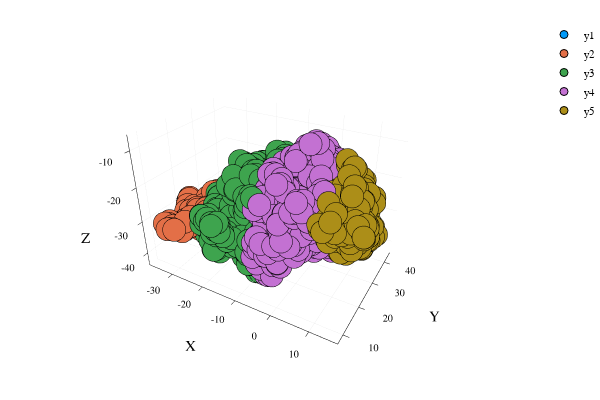

The code cell stored with this chart in its notebook:
### Code cell
i = 1
ploteo = scatter(nodo[i].xyz[:, 1], nodo[i].xyz[:, 2], nodo[i].xyz[:, 3],
xlim = (x_min, x_max), ylim = (y_min, y_max), zlim = (z_min, z_max),
xlabel = "X", ylabel = "Y", zlabel = "Z")

for i = 1:ncells
    ploteo = scatter!(nodo[i].xyz[:, 1], nodo[i].xyz[:, 2], nodo[i].xyz[:, 3],
        xlim = (x_min, x_max), ylim = (y_min, y_max), zlim = (z_min, z_max),
        xlabel = "X", ylabel = "Y", zlabel = "Z")
end
ploteo

### Figure 1 — Plotly figure (JSON) as saved in the notebook; plotly's stock layout.template omitted (floating-point values rounded to 4 significant figures; data arrays with more than 128 entries replaced by an {"elided": "..."} marker saying what was removed)
{"data": [{"colorbar": {"title": ""}, "hoverinfo": "text", "legendgroup": "y1", "marker": {"color": "rgba(0, 154, 250, 1.000)", "line": {"color": "rgba(0, 0, 0, 1)", "width": 1}, "size": 8, "symbol": "circle"}, "mode": "markers", "name": "y1", "showlegend": true, "text": [null, null, null, null, null, null, null, null, null, null, null, null, null, null, null, null, null, null, null, null, null, null, null, null, null, null, null, null, null, null, null, null, null, null, null, null, null, null, null, null, null, null, null, null, null, null, null, null, null, null, null, null, null, null, null, null, null, null, null, null, null, null, null, null, null, null, null, null, null, null, null, null, null, null, null, null, null, null, null, null, null, null, null, null, null, null, null, null, null, null, null, null, null, null, null, null, null, null, null, null, null, null, null, null, null, null, null, null, null, null, null, null, null, null, null, null, null, null], "type": "scatter3d", "x": [-37.34, -36.84, -36.73, -36.3, -36.0, -35.95, -35.34, -35.2, -35.19, -34.52, -34.33, -34.26, -32.8, -32.6, -32.6, -32.28, -32.07, -31.95, -31.88, -31.74, -31.27, -30.45, -30.32, -30.05, -30.04, -29.99, -29.95, -29.93, -29.85, -29.69, -29.69, -29.52, -29.49, -29.46, -29.38, -29.38, -29.23, -29.06, -29.01, -28.9, -28.54, -28.47, -28.45, -28.38, -28.34, -28.17, -28.14, -28.11, -28.08, -28.01, -28.0, -27.98, -27.96, -27.82, -27.8, -27.54, -27.5, -27.48, -27.44, -27.4, -27.38, -27.35, -27.31, -27.29, -27.25, -27.24, -27.17, -27.09, -26.83, -26.71, -26.69, -26.68, -26.5, -26.44, -26.3, -26.3, -26.24, -26.01, -25.93, -25.81, -25.8, -25.77, -25.6, -25.5, -25.49, -25.45, -25.38, -25.36, -25.26, -25.13, -25.0, -24.91, -24.57, -24.51, -24.47, -24.46, -24.42, -24.31, -24.22, -24.12, -24.07, -24.06, -24.04, -24.04, -23.92, -23.8, -23.73, -23.62, -23.6, -23.55, -23.55, -23.41, -23.4, -23.38, -23.37, -23.3, -23.07, -23.04], "xaxis": "x", "y": [23.79, 22.71, 23.09, 23.65, 22.38, 22.72, 22.36, 21.44, 21.32, 20.57, 19.54, 20.59, 20.91, 20.7, 21.95, 19.07, 20.59, 20.09, 8.681, 10.28, 9.407, 20.08, 19.64, 11.36, 19.39, 9.365, 7.438, 21.89, 21.43, 25.0, 19.28, 23.36, 21.87, 10.54, 22.19, 8.263, 15.56, 24.1, 24.29, 13.11, 18.63, 17.65, 23.33, 8.116, 24.81, 25.58, 11.43, 26.03, 10.81, 18.57, 15.43, 23.85, 23.98, 13.05, 17.86, 13.77, 26.0, 13.43, 9.939, 11.15, 23.1, 11.62, 24.7, 16.49, 23.07, 14.09, 19.72, 25.5, 21.91, 18.77, 26.16, 24.12, 26.04, 27.21, 16.34, 11.62, 18.47, 21.83, 23.27, 21.61, 19.53, 14.14, 24.06, 19.11, 14.71, 25.27, 25.43, 13.87, 21.61, 18.65, 14.58, 18.21, 20.29, 23.42, 16.0, 25.84, 20.71, 22.71, 23.61, 23.21, 23.72, 20.0, 20.15, 18.64, 20.49, 17.89, 20.09, 16.13, 22.98, 15.04, 18.42, 15.33, 22.31, 22.96, 15.16, 12.7, 21.17, 27.04], "yaxis": "y", "z": [-32.38, -33.7, -32.77, -30.47, -32.0, -30.69, -29.98, -32.49, -33.49, -30.77, -32.11, -31.83, -32.24, -33.29, -31.99, -31.1, -30.35, -31.31, -29.32, -29.48, -29.68, -31.61, -32.59, -30.23, -29.68, -29.9, -29.71, -32.92, -31.79, -29.05, -30.62, -28.29, -29.81, -30.26, -30.76, -29.82, -30.64, -31.39, -28.58, -29.68, -30.82, -28.9, -30.91, -29.77, -27.3, -32.46, -31.68, -27.12, -30.79, -31.9, -30.45, -29.58, -26.43, -29.55, -29.73, -31.57, -34.57, -28.59, -30.94, -28.73, -29.05, -29.71, -29.71, -30.05, -31.86, -30.57, -28.91, -32.52, -31.93, -29.2, -33.86, -32.55, -31.77, -33.76, -29.89, -30.02, -28.27, -29.95, -34.22, -28.26, -31.02, -30.43, -33.53, -30.06, -32.51, -35.28, -34.2, -29.55, -29.2, -34.12, -31.4, -30.27, -29.49, -28.42, -28.73, -33.8, -34.17, -29.1, -32.92, -29.96, -31.68, -28.58, -32.53, -34.04, -30.34, -33.28, -33.58, -31.23, -34.7, -31.18, -34.99, -28.72, -28.9, -33.72, -26.54, -26.45, -24.62, -22.35]}, {"colorbar": {"title": ""}, "hoverinfo": "text", "legendgroup": "y2", "marker": {"color": "rgba(227, 111, 71, 1.000)", "line": {"color": "rgba(0, 0, 0, 1)", "width": 1}, "size": 8, "symbol": "circle"}, "mode": "markers", "name": "y2", "showlegend": true, "text": [null, null, null, null, null, null, null, null, null, null, null, null, null, null, null, null, null, null, null, null, null, null, null, null, null, null, null, null, null, null, null, null, null, null, null, null, null, null, null, null, null, null, null, null, null, null, null, null, null, null, null, null, null, null, null, null, null, null, null, null, null, null, null, null, null, null, null, null, null, null, null, null, null, null, null, null, null, null, null, null, null, null, null, null, null, null, null, null, null, null, null, null, null, null, null, null, null, null, null, null, null, null, null, null, null, null, null, null, null, null, null, null, null, null, null, null, null, null], "type": "scatter3d", "x": [-37.34, -36.84, -36.73, -36.3, -36.0, -35.95, -35.34, -35.2, -35.19, -34.52, -34.33, -34.26, -32.8, -32.6, -32.6, -32.28, -32.07, -31.95, -31.88, -31.74, -31.27, -30.45, -30.32, -30.05, -30.04, -29.99, -29.95, -29.93, -29.85, -29.69, -29.69, -29.52, -29.49, -29.46, -29.38, -29.38, -29.23, -29.06, -29.01, -28.9, -28.54, -28.47, -28.45, -28.38, -28.34, -28.17, -28.14, -28.11, -28.08, -28.01, -28.0, -27.98, -27.96, -27.82, -27.8, -27.54, -27.5, -27.48, -27.44, -27.4, -27.38, -27.35, -27.31, -27.29, -27.25, -27.24, -27.17, -27.09, -26.83, -26.71, -26.69, -26.68, -26.5, -26.44, -26.3, -26.3, -26.24, -26.01, -25.93, -25.81, -25.8, -25.77, -25.6, -25.5, -25.49, -25.45, -25.38, -25.36, -25.26, -25.13, -25.0, -24.91, -24.57, -24.51, -24.47, -24.46, -24.42, -24.31, -24.22, -24.12, -24.07, -24.06, -24.04, -24.04, -23.92, -23.8, -23.73, -23.62, -23.6, -23.55, -23.55, -23.41, -23.4, -23.38, -23.37, -23.3, -23.07, -23.04], "xaxis": "x", "y": [23.79, 22.71, 23.09, 23.65, 22.38, 22.72, 22.36, 21.44, 21.32, 20.57, 19.54, 20.59, 20.91, 20.7, 21.95, 19.07, 20.59, 20.09, 8.681, 10.28, 9.407, 20.08, 19.64, 11.36, 19.39, 9.365, 7.438, 21.89, 21.43, 25.0, 19.28, 23.36, 21.87, 10.54, 22.19, 8.263, 15.56, 24.1, 24.29, 13.11, 18.63, 17.65, 23.33, 8.116, 24.81, 25.58, 11.43, 26.03, 10.81, 18.57, 15.43, 23.85, 23.98, 13.05, 17.86, 13.77, 26.0, 13.43, 9.939, 11.15, 23.1, 11.62, 24.7, 16.49, 23.07, 14.09, 19.72, 25.5, 21.91, 18.77, 26.16, 24.12, 26.04, 27.21, 16.34, 11.62, 18.47, 21.83, 23.27, 21.61, 19.53, 14.14, 24.06, 19.11, 14.71, 25.27, 25.43, 13.87, 21.61, 18.65, 14.58, 18.21, 20.29, 23.42, 16.0, 25.84, 20.71, 22.71, 23.61, 23.21, 23.72, 20.0, 20.15, 18.64, 20.49, 17.89, 20.09, 16.13, 22.98, 15.04, 18.42, 15.33, 22.31, 22.96, 15.16, 12.7, 21.17, 27.04], "yaxis": "y", "z": [-32.38, -33.7, -32.77, -30.47, -32.0, -30.69, -29.98, -32.49, -33.49, -30.77, -32.11, -31.83, -32.24, -33.29, -31.99, -31.1, -30.35, -31.31, -29.32, -29.48, -29.68, -31.61, -32.59, -30.23, -29.68, -29.9, -29.71, -32.92, -31.79, -29.05, -30.62, -28.29, -29.81, -30.26, -30.76, -29.82, -30.64, -31.39, -28.58, -29.68, -30.82, -28.9, -30.91, -29.77, -27.3, -32.46, -31.68, -27.12, -30.79, -31.9, -30.45, -29.58, -26.43, -29.55, -29.73, -31.57, -34.57, -28.59, -30.94, -28.73, -29.05, -29.71, -29.71, -30.05, -31.86, -30.57, -28.91, -32.52, -31.93, -29.2, -33.86, -32.55, -31.77, -33.76, -29.89, -30.02, -28.27, -29.95, -34.22, -28.26, -31.02, -30.43, -33.53, -30.06, -32.51, -35.28, -34.2, -29.55, -29.2, -34.12, -31.4, -30.27, -29.49, -28.42, -28.73, -33.8, -34.17, -29.1, -32.92, -29.96, -31.68, -28.58, -32.53, -34.04, -30.34, -33.28, -33.58, -31.23, -34.7, -31.18, -34.99, -28.72, -28.9, -33.72, -26.54, -26.45, -24.62, -22.35]}, {"colorbar": {"title": ""}, "hoverinfo": "text", "legendgroup": "y3", "marker": {"color": "rgba(62, 164, 78, 1.000)", "line": {"color": "rgba(0, 0, 0, 1)", "width": 1}, "size": 8, "symbol": "circle"}, "mode": "markers", "name": "y3", "showlegend": true, "text": {"elided": "581 null values"}, "type": "scatter3d", "x": {"elided": "581 float values"}, "xaxis": "x", "y": {"elided": "581 float values"}, "yaxis": "y", "z": {"elided": "581 float values"}}, {"colorbar": {"title": ""}, "hoverinfo": "text", "legendgroup": "y4", "marker": {"color": "rgba(195, 113, 210, 1.000)", "line": {"color": "rgba(0, 0, 0, 1)", "width": 1}, "size": 8, "symbol": "circle"}, "mode": "markers", "name": "y4", "showlegend": true, "text": {"elided": "992 null values"}, "type": "scatter3d", "x": {"elided": "992 float values"}, "xaxis": "x", "y": {"elided": "992 float values"}, "yaxis": "y", "z": {"elided": "992 float values"}}, {"colorbar": {"title": ""}, "hoverinfo": "text", "legendgroup": "y5", "marker": {"color": "rgba(172, 142, 24, 1.000)", "line": {"color": "rgba(0, 0, 0, 1)", "width": 1}, "size": 8, "symbol": "circle"}, "mode": "markers", "name": "y5", "showlegend": true, "text": {"elided": "298 null values"}, "type": "scatter3d", "x": {"elided": "298 float values"}, "xaxis": "x", "y": {"elided": "298 float values"}, "yaxis": "y", "z": {"elided": "298 float values"}}], "layout": {"annotations": [], "height": 400, "legend": {"bgcolor": "rgba(255, 255, 255, 1.000)", "bordercolor": "rgba(0, 0, 0, 1)", "font": {"color": "rgba(0, 0, 0, 1)", "family": "sans-serif", "size": 11}, "tracegroupgap": 0, "x": 1, "y": 1}, "margin": {"b": 20, "l": 0, "r": 0, "t": 20}, "paper_bgcolor": "rgba(255, 255, 255, 1.000)", "plot_bgcolor": "rgba(255, 255, 255, 1.000)", "scene": {"aspectmode": "auto", "aspectratio": {"x": 1.283, "y": 0.8874, "z": 0.878}, "camera": {"eye": {"x": 1.126, "y": -1.95, "z": 1.3}}, "xaxis": {"anchor": "y1", "domain": [0.06165, 0.9934], "gridcolor": "rgba(0, 0, 0, 0.1)", "gridwidth": 0.5, "linecolor": "rgba(0, 0, 0, 1)", "mirror": false, "range": [-38, 17], "showgrid": true, "showline": true, "showticklabels": true, "tickangle": 0, "tickcolor": "rgb(0, 0, 0)", "tickfont": {"color": "rgba(0, 0, 0, 1)", "family": "sans-serif", "size": 11}, "tickmode": "array", "ticks": "inside", "ticktext": ["-30", "-20", "-10", "0", "10"], "tickvals": [-30, -20, -10, 0, 10], "title": "X", "titlefont": {"color": "rgba(0, 0, 0, 1)", "family": "sans-serif", "size": 15}, "type": "linear", "visible": true, "zeroline": false, "zerolinecolor": "rgba(0, 0, 0, 1)"}, "yaxis": {"anchor": "x1", "domain": [0.07581, 0.9902], "gridcolor": "rgba(0, 0, 0, 0.1)", "gridwidth": 0.5, "linecolor": "rgba(0, 0, 0, 1)", "mirror": false, "range": [7, 45], "showgrid": true, "showline": true, "showticklabels": true, "tickangle": 0, "tickcolor": "rgb(0, 0, 0)", "tickfont": {"color": "rgba(0, 0, 0, 1)", "family": "sans-serif", "size": 11}, "tickmode": "array", "ticks": "inside", "ticktext": ["10", "20", "30", "40"], "tickvals": [10, 20, 30, 40], "title": "Y", "titlefont": {"color": "rgba(0, 0, 0, 1)", "family": "sans-serif", "size": 15}, "type": "linear", "visible": true, "zeroline": false, "zerolinecolor": "rgba(0, 0, 0, 1)"}, "zaxis": {"gridcolor": "rgba(0, 0, 0, 0.1)", "gridwidth": 0.5, "linecolor": "rgba(0, 0, 0, 1)", "mirror": false, "range": [-44, -6], "showgrid": true, "showline": true, "showticklabels": true, "tickangle": 0, "tickcolor": "rgb(0, 0, 0)", "tickfont": {"color": "rgba(0, 0, 0, 1)", "family": "sans-serif", "size": 11}, "tickmode": "array", "ticks": "inside", "ticktext": ["-40", "-30", "-20", "-10"], "tickvals": [-40, -30, -20, -10], "title": "Z", "titlefont": {"color": "rgba(0, 0, 0, 1)", "family": "sans-serif", "size": 15}, "type": "linear", "visible": true, "zeroline": false, "zerolinecolor": "rgba(0, 0, 0, 1)"}}, "showlegend": true, "width": 600}}
